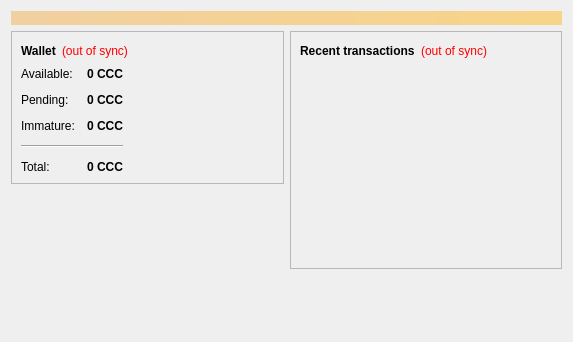
<?xml version="1.0" encoding="UTF-8"?>
<ui version="4.0">
 <class>OverviewPage</class>
 <widget class="QWidget" name="OverviewPage">
  <property name="geometry">
   <rect>
    <x>0</x>
    <y>0</y>
    <width>573</width>
    <height>342</height>
   </rect>
  </property>
  <property name="windowTitle">
   <string>Form</string>
  </property>
  <layout class="QVBoxLayout" name="topLayout">
   <item>
    <widget class="QLabel" name="labelAlerts">
     <property name="visible">
      <bool>false</bool>
     </property>
     <property name="styleSheet">
      <string notr="true">background-color: qlineargradient(x1: 0, y1: 0, x2: 1, y2: 0, stop:0 #F0D0A0, stop:1 #F8D488); color:#000000;</string>
     </property>
     <property name="wordWrap">
      <bool>true</bool>
     </property>
     <property name="margin">
      <number>3</number>
     </property>
    </widget>
   </item>
   <item>
    <layout class="QHBoxLayout" name="horizontalLayout" stretch="1,1">
     <item>
      <layout class="QVBoxLayout" name="verticalLayout_2">
       <item>
        <widget class="QFrame" name="frame">
         <property name="frameShape">
          <enum>QFrame::StyledPanel</enum>
         </property>
         <property name="frameShadow">
          <enum>QFrame::Raised</enum>
         </property>
         <layout class="QVBoxLayout" name="verticalLayout_4">
          <item>
           <layout class="QHBoxLayout" name="horizontalLayout_4">
            <item>
             <widget class="QLabel" name="label_5">
              <property name="font">
               <font>
                <weight>75</weight>
                <bold>true</bold>
               </font>
              </property>
              <property name="text">
               <string>Wallet</string>
              </property>
             </widget>
            </item>
            <item>
             <widget class="QLabel" name="labelWalletStatus">
              <property name="toolTip">
               <string>The displayed information may be out of date. Your wallet automatically synchronizes with the Bitcoin network after a connection is established, but this process has not completed yet.</string>
              </property>
              <property name="styleSheet">
               <string notr="true">QLabel { color: red; }</string>
              </property>
              <property name="text">
               <string notr="true">(out of sync)</string>
              </property>
              <property name="alignment">
               <set>Qt::AlignLeading|Qt::AlignLeft|Qt::AlignVCenter</set>
              </property>
             </widget>
            </item>
            <item>
             <spacer name="horizontalSpacer_2">
              <property name="orientation">
               <enum>Qt::Horizontal</enum>
              </property>
              <property name="sizeHint" stdset="0">
               <size>
                <width>40</width>
                <height>20</height>
               </size>
              </property>
             </spacer>
            </item>
           </layout>
          </item>
          <item>
          <layout class="QHBoxLayout" name="horizontalLayout_3">
           <item>
           <layout class="QFormLayout" name="formLayout_2">
            <property name="fieldGrowthPolicy">
             <enum>QFormLayout::AllNonFixedFieldsGrow</enum>
            </property>
            <property name="horizontalSpacing">
             <number>12</number>
            </property>
            <property name="verticalSpacing">
             <number>12</number>
            </property>
            <item row="0" column="0">
             <widget class="QLabel" name="label">
              <property name="text">
               <string>Available:</string>
              </property>
             </widget>
            </item>
            <item row="0" column="1">
             <widget class="QLabel" name="labelBalance">
              <property name="font">
               <font>
                <weight>75</weight>
                <bold>true</bold>
               </font>
              </property>
              <property name="cursor">
               <cursorShape>IBeamCursor</cursorShape>
              </property>
              <property name="toolTip">
               <string>Your current spendable balance</string>
              </property>
              <property name="text">
               <string notr="true">0 CCC</string>
              </property>
              <property name="alignment">
               <set>Qt::AlignRight|Qt::AlignTrailing|Qt::AlignVCenter</set>
              </property>
              <property name="textInteractionFlags">
               <set>Qt::LinksAccessibleByMouse|Qt::TextSelectableByKeyboard|Qt::TextSelectableByMouse</set>
              </property>
             </widget>
            </item>
            <item row="1" column="0">
             <widget class="QLabel" name="label_3">
              <property name="text">
               <string>Pending:</string>
              </property>
             </widget>
            </item>
            <item row="1" column="1">
             <widget class="QLabel" name="labelUnconfirmed">
              <property name="font">
               <font>
                <weight>75</weight>
                <bold>true</bold>
               </font>
              </property>
              <property name="cursor">
               <cursorShape>IBeamCursor</cursorShape>
              </property>
              <property name="toolTip">
               <string>Total of transactions that have yet to be confirmed, and do not yet count toward the spendable balance</string>
              </property>
              <property name="text">
               <string notr="true">0 CCC</string>
              </property>
              <property name="alignment">
               <set>Qt::AlignRight|Qt::AlignTrailing|Qt::AlignVCenter</set>
              </property>
              <property name="textInteractionFlags">
               <set>Qt::LinksAccessibleByMouse|Qt::TextSelectableByKeyboard|Qt::TextSelectableByMouse</set>
              </property>
             </widget>
            </item>
            <item row="2" column="0">
             <widget class="QLabel" name="labelImmatureText">
              <property name="text">
               <string>Immature:</string>
              </property>
             </widget>
            </item>
            <item row="2" column="1">
             <widget class="QLabel" name="labelImmature">
              <property name="font">
               <font>
                <weight>75</weight>
                <bold>true</bold>
               </font>
              </property>
              <property name="toolTip">
               <string>Mined balance that has not yet matured</string>
              </property>
              <property name="text">
               <string notr="true">0 CCC</string>
              </property>
              <property name="alignment">
               <set>Qt::AlignRight|Qt::AlignTrailing|Qt::AlignVCenter</set>
              </property>
              <property name="textInteractionFlags">
               <set>Qt::LinksAccessibleByMouse|Qt::TextSelectableByKeyboard|Qt::TextSelectableByMouse</set>
              </property>
             </widget>
            </item>
            <item row="4" column="0">
             <widget class="QLabel" name="labelTotalText">
              <property name="text">
               <string>Total:</string>
              </property>
             </widget>
            </item>
            <item row="4" column="1">
             <widget class="QLabel" name="labelTotal">
              <property name="font">
               <font>
                <weight>75</weight>
                <bold>true</bold>
               </font>
              </property>
              <property name="cursor">
               <cursorShape>IBeamCursor</cursorShape>
              </property>
              <property name="toolTip">
               <string>Your current total balance</string>
              </property>
              <property name="text">
               <string notr="true">0 CCC</string>
              </property>
              <property name="alignment">
               <set>Qt::AlignRight|Qt::AlignTrailing|Qt::AlignVCenter</set>
              </property>
              <property name="textInteractionFlags">
               <set>Qt::LinksAccessibleByMouse|Qt::TextSelectableByKeyboard|Qt::TextSelectableByMouse</set>
              </property>
             </widget>
            </item>
            <item row="3" column="0" colspan="2">
             <widget class="Line" name="line">
              <property name="orientation">
               <enum>Qt::Horizontal</enum>
              </property>
             </widget>
            </item>
           </layout>
          </item>
            <item>
             <spacer name="horizontalSpacer_3">
              <property name="orientation">
               <enum>Qt::Horizontal</enum>
              </property>
              <property name="sizeHint" stdset="0">
               <size>
                <width>40</width>
                <height>20</height>
               </size>
              </property>
             </spacer>
            </item>
           </layout>
          </item>
         </layout>
        </widget>
       </item>
       <item>
        <spacer name="verticalSpacer">
         <property name="orientation">
          <enum>Qt::Vertical</enum>
         </property>
         <property name="sizeHint" stdset="0">
          <size>
           <width>20</width>
           <height>40</height>
          </size>
         </property>
        </spacer>
       </item>
      </layout>
     </item>
     <item>
      <layout class="QVBoxLayout" name="verticalLayout_3">
       <item>
        <widget class="QFrame" name="frame_2">
         <property name="frameShape">
          <enum>QFrame::StyledPanel</enum>
         </property>
         <property name="frameShadow">
          <enum>QFrame::Raised</enum>
         </property>
         <layout class="QVBoxLayout" name="verticalLayout">
          <item>
           <layout class="QHBoxLayout" name="horizontalLayout_2">
            <item>
             <widget class="QLabel" name="label_4">
              <property name="text">
               <string>&lt;b&gt;Recent transactions&lt;/b&gt;</string>
              </property>
             </widget>
            </item>
            <item>
             <widget class="QLabel" name="labelTransactionsStatus">
              <property name="toolTip">
               <string>The displayed information may be out of date. Your wallet automatically synchronizes with the Bitcoin network after a connection is established, but this process has not completed yet.</string>
              </property>
              <property name="styleSheet">
               <string notr="true">QLabel { color: red; }</string>
              </property>
              <property name="text">
               <string notr="true">(out of sync)</string>
              </property>
              <property name="alignment">
               <set>Qt::AlignRight|Qt::AlignTrailing|Qt::AlignVCenter</set>
              </property>
             </widget>
            </item>
            <item>
             <spacer name="horizontalSpacer">
              <property name="orientation">
               <enum>Qt::Horizontal</enum>
              </property>
              <property name="sizeHint" stdset="0">
               <size>
                <width>40</width>
                <height>20</height>
               </size>
              </property>
             </spacer>
            </item>
           </layout>
          </item>
          <item>
           <widget class="QListView" name="listTransactions">
            <property name="styleSheet">
             <string notr="true">QListView { background: transparent; }</string>
            </property>
            <property name="frameShape">
             <enum>QFrame::NoFrame</enum>
            </property>
            <property name="verticalScrollBarPolicy">
             <enum>Qt::ScrollBarAlwaysOff</enum>
            </property>
            <property name="horizontalScrollBarPolicy">
             <enum>Qt::ScrollBarAlwaysOff</enum>
            </property>
            <property name="selectionMode">
             <enum>QAbstractItemView::NoSelection</enum>
            </property>
           </widget>
          </item>
         </layout>
        </widget>
       </item>
       <item>
        <spacer name="verticalSpacer_2">
         <property name="orientation">
          <enum>Qt::Vertical</enum>
         </property>
         <property name="sizeHint" stdset="0">
          <size>
           <width>20</width>
           <height>40</height>
          </size>
         </property>
        </spacer>
       </item>
      </layout>
     </item>
    </layout>
   </item>
  </layout>
 </widget>
 <resources/>
 <connections/>
</ui>
